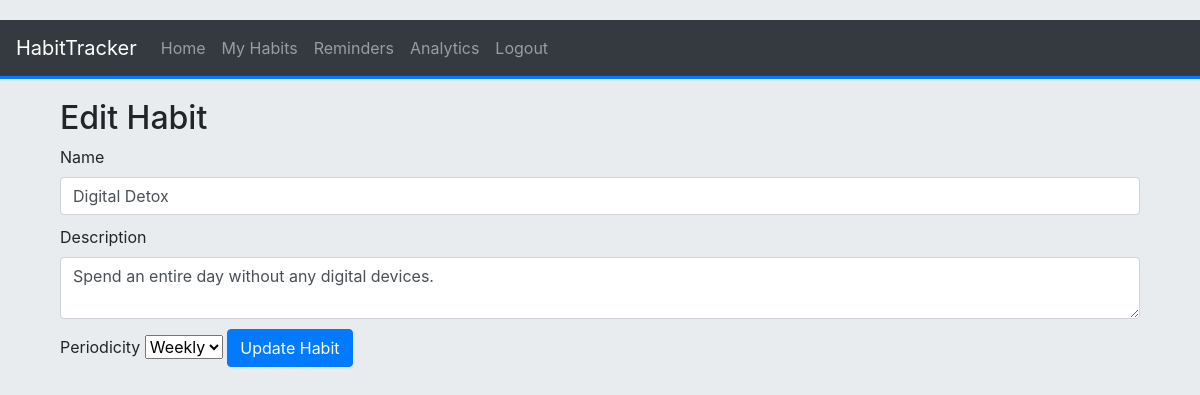
Screenshot of /habits/edit/1 (signed in) with the database file from the repository.
### app/models.py (models this page shows, shortened)
class Habit(db.Model):
    id = db.Column(db.Integer, primary_key=True)
    name = db.Column(db.String(100))
    description = db.Column(db.String(128))
    periodicity = db.Column(db.String(50))
    user_id = db.Column(db.Integer, db.ForeignKey('user.id'))
    completed = db.Column(db. Boolean, default=False)
    streak = db.Column(db.Integer, default=0)
    completions = db.relationship('Completion', backref='habit', lazy='dynamic')
    reminders = db.relationship('Reminder', backref='habit', lazy='dynamic')
    created_at = db.Column(db.DateTime, default=db.func.now())
    completed_count = db.Column(db.Integer, nullable=True, default=0)

### app/routes/habit.py (the view)
@habit_bp.route('/edit/<int:habit_id>', methods=['GET', 'POST'])
@login_required
def edit_habit(habit_id):
    habit = Habit.query.filter_by(id=habit_id, user_id=current_user.id).first_or_404()
    form = CustomHabitForm(obj=habit)
    if form.validate_on_submit():
        form.populate_obj(habit)
        db.session.commit()
        flash('Habit updated!')
    return render_template('habit/edit.html', habit=habit, form=form)

### app/forms.py
class CustomHabitForm(FlaskForm):
    name = StringField('Name', validators=[DataRequired()])
    description = TextAreaField('Description', validators=[DataRequired()])
    periodicity = SelectField('Periodicity', choices=[('daily', 'Daily'), ('weekly', 'Weekly')],
                              validators=[DataRequired()])
    submit = SubmitField('Add Custom Habit')

### app/models.py (called while the page is built)
    def __repr__(self) -> str:
        return '<User ' + self.username + '>'

### app/routes/auth.py (called while the page is built)
@login_manager.user_loader
def load_user(user_id):
    user = User.query.get(int(user_id))
    print("User Loader fetched user: {}".format(user))
    return user

### app/templates/habit/edit.html (shortened to what this page needs)
{% extends 'base.html' %}
{% from 'macros.html' import render_field %}
{% block content %}
<div class="container">
    <h2>Edit Habit</h2>
    <form action="{{ url_for('habit.edit_habit', habit_id=habit.id) }}" method="post" novalidate>
        {{ form.name.label }} {{ form.name(class="form-control", value=habit.name) }}
        {{ form.description.label }} {{ form.description(class="form-control", value=habit.description) }}
        {{ form.periodicity.label }} {{ form.periodicity(class="form-select", value=habit.periodicity) }}
        <button type="submit" class="btn btn-primary">Update Habit</button>
    </form>
</div>
{% endblock %}

### app/static/css/main.css (style rules this page uses)
body { padding-top: 20px; background-color: #e9ecef; }
.form-control { margin-bottom: 10px; border-radius: 0.25rem; }

### rows the page displays
Habit: name "Digital Detox", description "Spend an entire day without any digital devices.", periodicity "Weekly"
